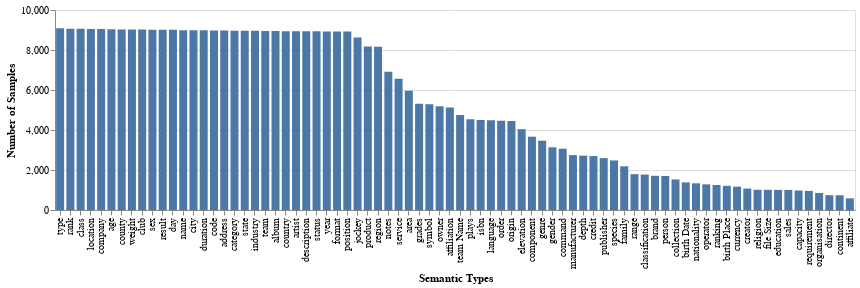

Write notebook code for a chart like this one.
### Code cell
alt.Chart(type_occurrence_df).mark_bar(size=8).encode(
    x = alt.X('type:O',
              title = 'Semantic Types',
              sort=alt.EncodingSortField(
                field="count",  
                order="descending")),
    y = alt.Y('count', title='Number of Samples')    
).properties(width=800,height=200)

### Figure 1 — Vega-Lite specification as saved in the notebook (floating-point values rounded to 4 significant figures)
{"config": {"view": {"continuousWidth": 400, "continuousHeight": 300}}, "data": {"name": "data-ab12979241002ce58d639764079f88bb"}, "mark": {"type": "bar", "size": 8}, "encoding": {"x": {"field": "type", "sort": {"field": "count", "order": "descending"}, "title": "Semantic Types", "type": "ordinal"}, "y": {"field": "count", "title": "Number of Samples", "type": "quantitative"}}, "height": 200, "width": 800, "$schema": "https://vega.github.io/schema/vega-lite/v4.17.0.json", "datasets": {"data-ab12979241002ce58d639764079f88bb": [{"type": "type", "count": 9088}, {"type": "rank", "count": 9058}, {"type": "class", "count": 9057}, {"type": "location", "count": 9056}, {"type": "company", "count": 9048}, {"type": "age", "count": 9041}, {"type": "county", "count": 9029}, {"type": "weight", "count": 9024}, {"type": "club", "count": 9022}, {"type": "sex", "count": 9017}, {"type": "result", "count": 9014}, {"type": "day", "count": 9010}, {"type": "name", "count": 8992}, {"type": "city", "count": 8983}, {"type": "duration", "count": 8982}, {"type": "code", "count": 8980}, {"type": "address", "count": 8971}, {"type": "category", "count": 8965}, {"type": "state", "count": 8964}, {"type": "industry", "count": 8964}, {"type": "team", "count": 8954}, {"type": "album", "count": 8944}, {"type": "country", "count": 8941}, {"type": "artist", "count": 8940}, {"type": "description", "count": 8933}, {"type": "status", "count": 8933}, {"type": "year", "count": 8928}, {"type": "format", "count": 8923}, {"type": "position", "count": 8920}, {"type": "jockey", "count": 8626}, {"type": "product", "count": 8178}, {"type": "region", "count": 8158}, {"type": "notes", "count": 6916}, {"type": "service", "count": 6565}, {"type": "area", "count": 5963}, {"type": "grades", "count": 5318}, {"type": "symbol", "count": 5284}, {"type": "owner", "count": 5193}, {"type": "affiliation", "count": 5124}, {"type": "team Name", "count": 4752}, {"type": "plays", "count": 4536}, {"type": "isbn", "count": 4498}, {"type": "language", "count": 4485}, {"type": "order", "count": 4463}, {"type": "origin", "count": 4456}, {"type": "elevation", "count": 4040}, {"type": "component", "count": 3666}, {"type": "genre", "count": 3465}, {"type": "gender", "count": 3134}, {"type": "command", "count": 3066}, {"type": "manufacturer", "count": 2744}, {"type": "depth", "count": 2719}, {"type": "credit", "count": 2698}, {"type": "publisher", "count": 2594}, {"type": "species", "count": 2477}, {"type": "family", "count": 2186}, {"type": "range", "count": 1792}, {"type": "classification", "count": 1771}, {"type": "brand", "count": 1710}, {"type": "person", "count": 1702}, {"type": "collection", "count": 1527}, {"type": "birth Date", "count": 1381}, {"type": "nationality", "count": 1334}, {"type": "operator", "count": 1282}, {"type": "ranking", "count": 1249}, {"type": "birth Place", "count": 1210}, {"type": "currency", "count": 1167}, {"type": "creator", "count": 1072}, {"type": "religion", "count": 1013}, {"type": "file Size", "count": 1009}, {"type": "education", "count": 1006}, {"type": "sales", "count": 1004}, {"type": "capacity", "count": 976}, {"type": "requirement", "count": 954}, {"type": "organisation", "count": 852}, {"type": "director", "count": 742}, {"type": "continent", "count": 737}, {"type": "affiliate", "count": 584}]}}
